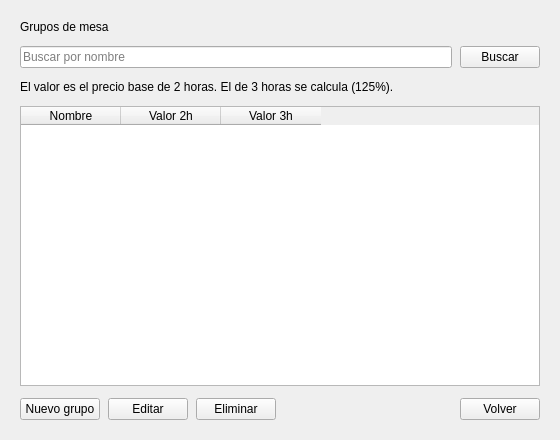
<?xml version="1.0" encoding="UTF-8"?>
<ui version="4.0">
 <class>VentanaGruposMesa</class>
 <widget class="QMainWindow" name="VentanaGruposMesa">
  <property name="geometry">
   <rect>
    <x>0</x>
    <y>0</y>
    <width>560</width>
    <height>440</height>
   </rect>
  </property>
  <property name="windowTitle">
   <string>Grupos de mesa</string>
  </property>
  <widget class="QWidget" name="widget_central">
   <layout class="QVBoxLayout" name="layout_principal">
    <property name="spacing">
     <number>12</number>
    </property>
    <property name="leftMargin">
     <number>20</number>
    </property>
    <property name="topMargin">
     <number>20</number>
    </property>
    <property name="rightMargin">
     <number>20</number>
    </property>
    <property name="bottomMargin">
     <number>20</number>
    </property>
    <item>
     <widget class="QLabel" name="label_titulo">
      <property name="text">
       <string>Grupos de mesa</string>
      </property>
     </widget>
    </item>
    <item>
     <layout class="QHBoxLayout" name="layout_filtro">
      <property name="spacing">
       <number>8</number>
      </property>
      <item>
       <widget class="QLineEdit" name="lineEdit_filtro">
        <property name="placeholderText">
         <string>Buscar por nombre</string>
        </property>
       </widget>
      </item>
      <item>
       <widget class="QPushButton" name="pushButton_buscar">
        <property name="text">
         <string>Buscar</string>
        </property>
       </widget>
      </item>
     </layout>
    </item>
    <item>
     <widget class="QLabel" name="label_ayuda">
      <property name="text">
       <string>El valor es el precio base de 2 horas. El de 3 horas se calcula (125%).</string>
      </property>
      <property name="wordWrap">
       <bool>true</bool>
      </property>
     </widget>
    </item>
    <item>
     <widget class="QTableWidget" name="tableWidget_grupos">
      <property name="alternatingRowColors">
       <bool>true</bool>
      </property>
      <property name="selectionMode">
       <enum>QAbstractItemView::SingleSelection</enum>
      </property>
      <property name="selectionBehavior">
       <enum>QAbstractItemView::SelectRows</enum>
      </property>
      <property name="editTriggers">
       <set>QAbstractItemView::NoEditTriggers</set>
      </property>
      <column>
       <property name="text">
        <string>Nombre</string>
       </property>
      </column>
      <column>
       <property name="text">
        <string>Valor 2h</string>
       </property>
      </column>
      <column>
       <property name="text">
        <string>Valor 3h</string>
       </property>
      </column>
     </widget>
    </item>
    <item>
     <layout class="QHBoxLayout" name="layout_botones">
      <property name="spacing">
       <number>8</number>
      </property>
      <item>
       <widget class="QPushButton" name="pushButton_nuevo">
        <property name="text">
         <string>Nuevo grupo</string>
        </property>
       </widget>
      </item>
      <item>
       <widget class="QPushButton" name="pushButton_editar">
        <property name="text">
         <string>Editar</string>
        </property>
       </widget>
      </item>
      <item>
       <widget class="QPushButton" name="pushButton_eliminar">
        <property name="text">
         <string>Eliminar</string>
        </property>
       </widget>
      </item>
      <item>
       <spacer name="espaciador_botones">
        <property name="orientation">
         <enum>Qt::Horizontal</enum>
        </property>
        <property name="sizeHint" stdset="0">
         <size>
          <width>40</width>
          <height>20</height>
         </size>
        </property>
       </spacer>
      </item>
      <item>
       <widget class="QPushButton" name="pushButton_volver">
        <property name="text">
         <string>Volver</string>
        </property>
       </widget>
      </item>
     </layout>
    </item>
   </layout>
  </widget>
 </widget>
 <resources/>
 <connections/>
</ui>
